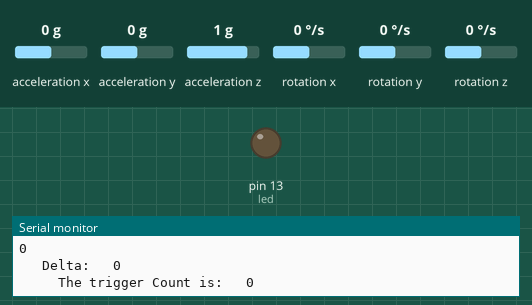
This sketch was run on a simulated Arduino Nano, built with avr-gcc and run on an emulated ATmega328P. Parts: output pins drawn as LEDs (lit = HIGH), the last lines printed to the serial monitor. Wiring (inferred from the names in the program): MPU-6050 motion sensor at I2C address 0x68. Dashed ring = blinking. Inputs (shaded band) come from the test bench; at power-on: acceleration y 0 g, acceleration x 0 g, acceleration z 1 g, rotation x 0 °/s, rotation y 0 °/s, rotation z 0 °/s.

Above: at 6.4 s.
6.5 s: acceleration y set to -1.4 g
At 6.9 s:
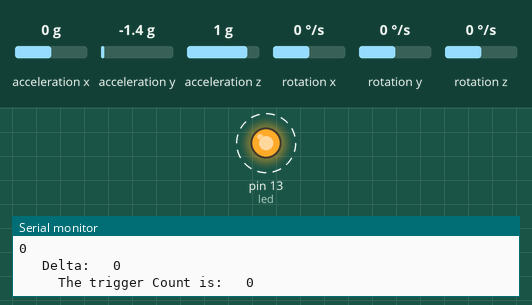
9.5 s: acceleration y set to 0 g
At 10.6 s:
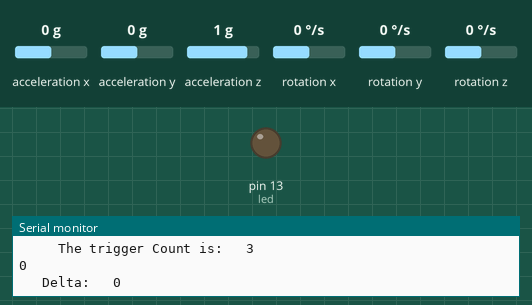
14.0 s: acceleration y set to -0.8 g
At 14.4 s:
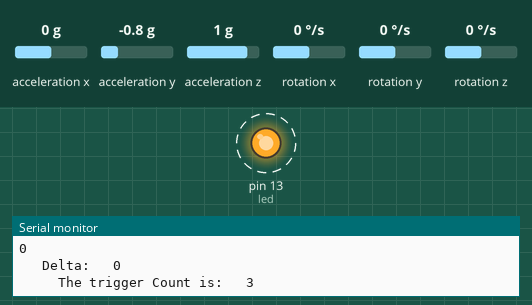
Timing chart, 0 to 18.0 s (numbered marks = the images above; inputs shaded):
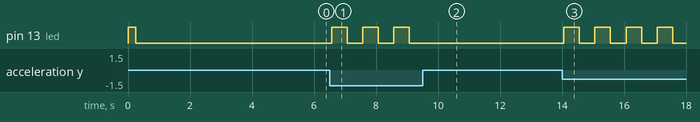

The sketch:

GY-521.ino
```cpp
/*
Base code from
// MPU-6050 Short Example Sketch
// By Arduino User JohnChi
// August 17, 2014
// Public Domain

****
Changes made by Kevin Kuwata 3/27/17
made trigger conditions based on data collected by JohnChi's code.

Future ideas to chagne code:
Auto calibrate function
  develope a way to save a integer to EEProm,
  Everytime an event is triggered increase threshold by 1.
  if threshold doesn't change in 10 mins save to eeprom.

Better triggering system
  Instead of trigering on just a single value being larger than the required delta
  let us try to trigger on 2 events. so normally we will trigger based on on
  1 event, and then we will see if we are changing values within a short period
  if we are then we know its a real trigge rand to trigger.

  this way the sensitivity is not as crucial, but more based on any changes that happen
  more than once. we can even reduce the threshold because then a vibration won't set it off
  but multiple vibrations consecutively wil.


*/
#include<Wire.h>
const int MPU_addr=0x68;  // I2C address of the MPU-6050
int16_t AcX,AcY,AcZ,Tmp,GyX,GyY,GyZ;
int i_x, i_y, i_z; // these are the initial positions from accelerometer data
int delta_X;
int CountX; // trigger count

int led = 13; // test led to note change on pin 12.

void setup(){
  Wire.begin();
  Wire.beginTransmission(MPU_addr);
  Wire.write(0x6B);  // PWR_MGMT_1 register
  Wire.write(0);     // set to zero (wakes up the MPU-6050)
  Wire.endTransmission(true);
  Serial.begin(9600);

pinMode(led, OUTPUT);
digitalWrite(led, HIGH);
delay(250);
digitalWrite(led, LOW);

initializeACC();

delay(5000); // So I can walk away!

}

void initializeACC(){
  // get inital values for the accelerometer
  for(int i=0; i<10; i++){
      i_x += Wire.read() <<8|Wire.read();
      i_x /= 10; //find average
  }
}

int stateChange(){
//this function checks to see if there is any change.
//will run at start up, and then will run again each loop/
//any change from iniital conditions will result in an alarm.
//initializeACC();
AcX=Wire.read()<<8|Wire.read();
delta_X =abs( i_x - AcX ); //change value

if(delta_X > 600 ){
  CountX ++;//incriment
  return 1;
}
else{
  return 0;
}


}//end of State Change

void loop(){
  Wire.beginTransmission(MPU_addr);
  Wire.write(0x3B);  // starting with register 0x3B (ACCEL_XOUT_H)
  Wire.endTransmission(false);
  Wire.requestFrom(MPU_addr,14,true);  // request a total of 14 registers
   AcX=Wire.read()<<8|Wire.read();  // 0x3B (ACCEL_XOUT_H) & 0x3C (ACCEL_XOUT_L)
   Serial.println(AcX);
   Serial.print("\t");
   Serial.print(" Delta:   ");
   Serial.println(delta_X);
   Serial.print("\t \tThe trigger Count is: \t");
   Serial.println(CountX);
  // AcY=Wire.read()<<8|Wire.read();  // 0x3D (ACCEL_YOUT_H) & 0x3E (ACCEL_YOUT_L)
  // AcZ=Wire.read()<<8|Wire.read();  // 0x3F (ACCEL_ZOUT_H) & 0x40 (ACCEL_ZOUT_L)

  if(stateChange()) // checks to see if a state has change
  {
    digitalWrite(led, HIGH);
    delay(500);
    digitalWrite(led, LOW);
    delay(500);
    initializeACC();
  }
}


/*
Extra Stuff for getting and displaying values.
Tmp=Wire.read()<<8|Wire.read();  // 0x41 (TEMP_OUT_H) & 0x42 (TEMP_OUT_L)
GyX=Wire.read()<<8|Wire.read();  // 0x43 (GYRO_XOUT_H) & 0x44 (GYRO_XOUT_L)
GyY=Wire.read()<<8|Wire.read();  // 0x45 (GYRO_YOUT_H) & 0x46 (GYRO_YOUT_L)
GyZ=Wire.read()<<8|Wire.read();  // 0x47 (GYRO_ZOUT_H) & 0x48 (GYRO_ZOUT_L)
Serial.print("AcX = "); Serial.print(AcX);
Serial.print(" | AcY = "); Serial.print(AcY);
Serial.print(" | AcZ = "); Serial.print(AcZ);
Serial.print(" | Tmp = "); Serial.print(Tmp/340.00+36.53);  //equation for temperature in degrees C from datasheet
Serial.print(" | GyX = "); Serial.print(GyX);
Serial.print(" | GyY = "); Serial.print(GyY);
Serial.print(" | GyZ = "); Serial.println(GyZ);

*/
```

Measured:
- after the input at 6.5 s, pin 13 (led): alternates HIGH for 0.50 s and LOW for 0.50 s, starting after 0.07 s
- after the input at 9.5 s, pin 13 (led): stops changing and stays LOW
- after the input at 14.0 s, pin 13 (led): alternates HIGH for 0.50 s and LOW for 0.50 s, starting after 0.06 s
